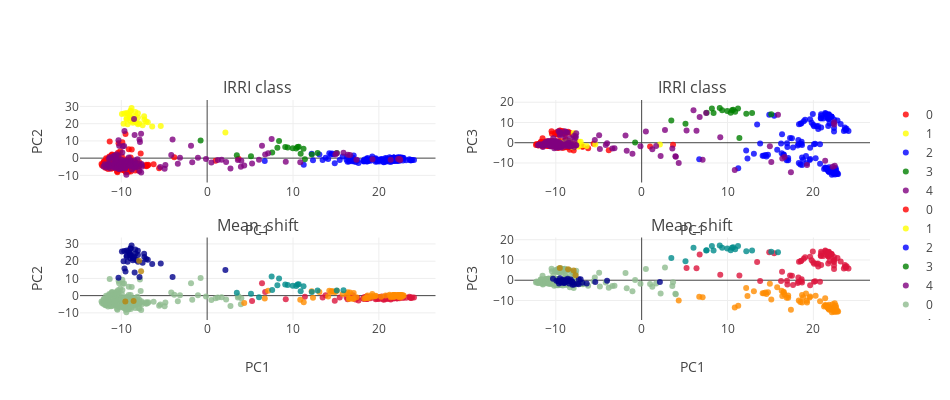

This figure's notebook cell:
### Markdown cell above
### B. Global variation

#### i. PCA

Perform PCA across data set.

Perform Mean shift clustering to attempt to extract genetically coherent groups of accessions.

These can later be used for supervised analysis.

### Code cell
PCA_color_ref= ['darkseagreen','crimson', 'darkorange', 'darkblue', 'darkcyan',
            'darkgoldenrod', 'darkgray', 'darkgrey', 'darkgreen',
            'darkkhaki', 'darkmagenta', 'darkolivegreen', 'darkorange',
            'darkorchid', 'darkred', 'darksalmon', 'darkseagreen',
            'darkslateblue', 'darkslategray', 'darkslategrey',
            'darkturquoise', 'darkviolet', 'deeppink']

## Perform PCA
n_comp= 5
pca = PCA(n_components=n_comp, whiten=False,svd_solver='randomized')

feats= pca.fit_transform(gen_sample)

## perform MeanShift clustering.
bandwidth = estimate_bandwidth(feats, quantile=0.15)

ms = MeanShift(bandwidth=bandwidth, bin_seeding=False, cluster_all=True, min_bin_freq=15)
ms.fit(feats)
labels1 = ms.labels_
label_select = {y:[x for x in range(len(labels1)) if labels1[x] == y] for y in sorted(list(set(labels1)))}

###
from structure_tools.Tutorial_subplots import plot_global_classes


plot_global_classes(feats,
                    code_lib,
                    label_select,
                    color_groups,
                    PCA_color_ref,
                    title_I= 'IRRI class',
                    title_II= 'Mean_shift',height= 400, width= 950)

### Figure 1 — Plotly figure (JSON) as saved in the notebook; plotly's stock layout.template omitted (floating-point values rounded to 4 significant figures; data arrays with more than 128 entries replaced by an {"elided": "..."} marker saying what was removed)
{"data": [{"marker": {"color": "red", "line": {"width": 0}, "opacity": 0.8, "size": 6, "symbol": "circle"}, "mode": "markers", "name": "0", "type": "scatter", "uid": "27515535-b3cd-4d52-bd7d-4b74995fb271", "x": {"elided": "173 float values"}, "xaxis": "x", "y": {"elided": "173 float values"}, "yaxis": "y"}, {"marker": {"color": "yellow", "line": {"width": 0}, "opacity": 0.8, "size": 6, "symbol": "circle"}, "mode": "markers", "name": "1", "type": "scatter", "uid": "7042bb62-6359-4b54-9547-1e032e4fca66", "x": [-9.735, -9.219, -9.381, -9.372, -9.373, -8.926, -7.344, -8.805, -8.056, -8.373, -8.909, -6.91, -8.896, -7.927, -9.928, -7.11, -8.06, -8.333, -9.653, -7.321, -9.265, -8.258, -8.689, -9.059, -8.947, -8.648, -9.0, -6.401, -8.615, 2.126, -5.405, -7.518, -8.929, -8.069], "xaxis": "x", "y": [19.95, 25.78, 22.62, 26.23, 23.22, 21.75, 24.27, 29.18, 19.61, 26.76, 27.15, 20.78, 23.29, 20.27, 25.59, 21.21, 23.56, 24.51, 25.84, 22.46, 19.61, 20.68, 22.24, 25.11, 24.51, 20.55, 23.74, 18.43, 21.57, 14.84, 18.71, 19.15, 27.5, 26.12], "yaxis": "y"}, {"marker": {"color": "blue", "line": {"width": 0}, "opacity": 0.8, "size": 6, "symbol": "circle"}, "mode": "markers", "name": "2", "type": "scatter", "uid": "9f12d288-8754-4dc4-9217-c62c28458ce7", "x": {"elided": "129 float values"}, "xaxis": "x", "y": {"elided": "129 float values"}, "yaxis": "y"}, {"marker": {"color": "green", "line": {"width": 0}, "opacity": 0.8, "size": 6, "symbol": "circle"}, "mode": "markers", "name": "3", "type": "scatter", "uid": "6adbcfd5-cf99-47a2-ab98-f85789d6da0b", "x": [7.574, 10.37, 15.1, 9.094, 12.19, 8.18, 10.53, 9.378, 11.22, 9.967, 8.375, 11.38, 12.86, 5.105, 3.456, 10.66, 10.89, -0.763], "xaxis": "x", "y": [3.275, 5.594, 2.989, 6.461, 2.109, 6.029, 6.436, 6.241, 5.4, 5.743, 9.947, -0.6671, 2.937, 1.144, 1.717, 6.544, 2.554, 10.24], "yaxis": "y"}, {"marker": {"color": "purple", "line": {"width": 0}, "opacity": 0.8, "size": 6, "symbol": "circle"}, "mode": "markers", "name": "4", "type": "scatter", "uid": "d948d18c-d770-4463-9cbd-61b2628d2d53", "x": {"elided": "146 float values"}, "xaxis": "x", "y": {"elided": "146 float values"}, "yaxis": "y"}, {"marker": {"color": "red", "line": {"width": 0}, "opacity": 0.8, "size": 6, "symbol": "circle"}, "mode": "markers", "name": "0", "type": "scatter", "uid": "73ede07f-e214-4a42-befb-c3c44d27c66f", "x": {"elided": "173 float values"}, "xaxis": "x2", "y": {"elided": "173 float values"}, "yaxis": "y2"}, {"marker": {"color": "yellow", "line": {"width": 0}, "opacity": 0.8, "size": 6, "symbol": "circle"}, "mode": "markers", "name": "1", "type": "scatter", "uid": "e3f6d962-07a7-4338-aa0a-0861e6419fff", "x": [-9.735, -9.219, -9.381, -9.372, -9.373, -8.926, -7.344, -8.805, -8.056, -8.373, -8.909, -6.91, -8.896, -7.927, -9.928, -7.11, -8.06, -8.333, -9.653, -7.321, -9.265, -8.258, -8.689, -9.059, -8.947, -8.648, -9.0, -6.401, -8.615, 2.126, -5.405, -7.518, -8.929, -8.069], "xaxis": "x2", "y": [-0.491, -0.02403, -0.9955, -0.07543, -1.091, -0.4231, -1.991, -0.5544, -2.187, -0.4483, 0.2549, -1.213, -1.034, 4.743, -0.2919, 0.4304, -0.7974, -0.2991, -0.464, 0.5112, -0.07063, 0.3664, -0.2677, -1.341, -0.4002, -0.1549, -1.235, -1.634, 0.6931, -0.9227, -0.8917, -1.78, -0.5202, -1.012], "yaxis": "y2"}, {"marker": {"color": "blue", "line": {"width": 0}, "opacity": 0.8, "size": 6, "symbol": "circle"}, "mode": "markers", "name": "2", "type": "scatter", "uid": "876cd226-d927-4d85-a053-6a80996b64ac", "x": {"elided": "129 float values"}, "xaxis": "x2", "y": {"elided": "129 float values"}, "yaxis": "y2"}, {"marker": {"color": "green", "line": {"width": 0}, "opacity": 0.8, "size": 6, "symbol": "circle"}, "mode": "markers", "name": "3", "type": "scatter", "uid": "0df547cd-5aed-45cd-ac91-f470e074f4a9", "x": [7.574, 10.37, 15.1, 9.094, 12.19, 8.18, 10.53, 9.378, 11.22, 9.967, 8.375, 11.38, 12.86, 5.105, 3.456, 10.66, 10.89, -0.763], "xaxis": "x2", "y": [14.74, 14.75, 14.05, 17.21, 14.31, 16.86, 16.04, 16.05, 16.87, 15.62, 14.65, 2.354, 14.63, 9.386, 11.02, 16.23, 15.28, 0.1081], "yaxis": "y2"}, {"marker": {"color": "purple", "line": {"width": 0}, "opacity": 0.8, "size": 6, "symbol": "circle"}, "mode": "markers", "name": "4", "type": "scatter", "uid": "3ff84557-9eff-4509-8e27-9dfe0907fb91", "x": {"elided": "146 float values"}, "xaxis": "x2", "y": {"elided": "146 float values"}, "yaxis": "y2"}, {"marker": {"color": "darkseagreen", "line": {"width": 0}, "opacity": 0.8, "size": 6, "symbol": "circle"}, "mode": "markers", "name": "0", "type": "scatter", "uid": "a811e4f9-f8e7-4013-b7b8-415b3616a5f4", "x": {"elided": "289 float values"}, "xaxis": "x3", "y": {"elided": "289 float values"}, "yaxis": "y3"}, {"marker": {"color": "crimson", "line": {"width": 0}, "opacity": 0.8, "size": 6, "symbol": "circle"}, "mode": "markers", "name": "1", "type": "scatter", "uid": "9fd42c47-4a72-4227-b4f8-d5150085d99c", "x": [21.7, 16.24, 19.94, 5.231, 13.45, 6.756, 21.73, 20.77, 22.1, 14.86, 15.44, 22.42, 21.89, 21.16, 20.22, 21.83, 21.7, 16.93, 21.79, 20.9, 22.12, 18.17, 23.18, 22.81, 22.31, 22.43, 18.58, 21.43, 21.39, 19.61, 19.04, 18.33, 21.49, 20.08, 21.77, 21.87, 20.89, 6.389, 17.63, 17.28, 16.35, 13.8, 18.6, 18.29, 21.4, 20.07, 18.63, 20.37, 9.156, 20.94, 19.99, 22.41, 11.38, 17.5, 22.11, 21.8, 18.88, 20.54, 22.41, 20.91, 19.62, 16.97, 23.79, 18.52, 19.8, 18.68, 23.7, 20.56, 18.26, 23.67, 23.56, 20.86, 21.73, 23.87, 24.09, 22.42], "xaxis": "x3", "y": [-1.576, -0.9126, -1.519, -3.178, -1.085, 2.099, -1.117, -2.116, -1.515, -2.897, -1.039, -0.8561, -0.4924, -1.912, -1.08, -1.35, -1.21, -1.279, -1.532, -1.574, -1.287, -1.55, -1.266, -1.332, -1.386, -0.4773, -0.5486, -1.415, -2.186, -1.293, -1.567, -0.7791, -1.639, -0.8793, -1.213, -0.7488, -1.088, 7.191, -2.792, -2.193, -2.031, 0.2173, -0.6054, -1.732, -0.886, -1.931, -1.956, -0.4269, -2.145, -1.56, -0.963, -0.5282, -0.6671, -1.413, -1.667, -1.511, -1.296, -2.108, -0.9593, -0.1859, -2.159, 0.2258, -1.2, -1.799, -1.955, -1.834, -1.226, -2.346, -1.987, -1.221, -0.6546, -0.8569, -0.897, -1.022, -1.049, -1.445], "yaxis": "y3"}, {"marker": {"color": "darkorange", "line": {"width": 0}, "opacity": 0.8, "size": 6, "symbol": "circle"}, "mode": "markers", "name": "2", "type": "scatter", "uid": "fc4b28f6-7241-4bd8-b796-ed92f4f2aa21", "x": [22.88, 22.27, 19.14, 19.26, 21.91, 16.64, 10.85, 17.39, 16.38, 21.75, 14.09, 21.75, 22.32, 21.44, 21.69, 21.25, 7.1, 22.01, 22.76, 21.77, 4.317, 12.33, 11.25, 22.51, 19.23, 17.07, 22.57, 21.74, 16.31, 22.24, 20.78, 22.35, 22.49, 22.65, 15.1, 20.27, 21.38, 21.46, 14.54, 14.23, 15.79, 19.56, 21.83, 21.75, 13.07, 21.37, 22.21, 14.93, 22.24, 21.71, 22.49, 22.52, 18.69, 16.56, 18.31, 16.89, 18.48, 17.07, 14.43, 22.48, 16.52, 12.17, 21.85, 6.708, 22.15, 18.81, 19.63, 22.78, 14.71, 18.68, 21.72, 22.59], "xaxis": "x3", "y": [0.04231, 0.2403, -0.1713, -0.661, 0.06862, 1.834, -2.443, -0.8666, 1.917, 0.2589, -0.5677, 0.1981, 0.3621, -0.3094, -0.1118, 0.4462, 2.838, 0.2319, -0.4005, 0.2473, -4.225, -1.205, -3.821, -0.2784, 0.9341, 1.481, 0.3438, 0.2443, 0.8641, -0.5353, 0.1136, 0.4242, -1.104, 0.2424, 2.854, -0.5989, -0.9699, -0.009833, 2.638, 2.906, 0.9298, -0.3889, -0.4749, 0.2376, 2.14, -0.01002, -0.4228, 2.146, -0.4458, 0.3143, 0.1661, 0.1558, -1.243, -1.583, -1.68, -1.832, -1.299, -1.868, 2.111, -0.3959, -1.991, 2.554, 0.04649, -1.613, 0.3089, -1.416, -0.1032, 0.2008, 2.187, 0.04386, -0.7898, -0.3769], "yaxis": "y3"}, {"marker": {"color": "darkblue", "line": {"width": 0}, "opacity": 0.8, "size": 6, "symbol": "circle"}, "mode": "markers", "name": "3", "type": "scatter", "uid": "37666ce5-f641-4afa-984f-caa6db4f2fd3", "x": [-9.509, -9.735, -10.33, -9.629, -9.219, -9.381, -9.372, -9.373, -8.515, -8.926, -7.344, -8.448, -8.805, -8.056, -8.373, -8.909, -6.91, -8.896, -9.928, -7.11, -8.06, -8.333, -9.653, -7.321, -9.265, -8.258, -4.027, -8.689, -9.059, -8.947, -8.648, -9.0, -6.401, -8.615, 2.126, -5.405, -7.518, -7.88, -8.929, -8.069], "xaxis": "x3", "y": [13.96, 19.95, 10.37, 15.71, 25.78, 22.62, 26.23, 23.22, 22.69, 21.75, 24.27, 13.41, 29.18, 19.61, 26.76, 27.15, 20.78, 23.29, 25.59, 21.21, 23.56, 24.51, 25.84, 22.46, 19.61, 20.68, 10.76, 22.24, 25.11, 24.51, 20.55, 23.74, 18.43, 21.57, 14.84, 18.71, 19.15, 10.87, 27.5, 26.12], "yaxis": "y3"}, {"marker": {"color": "darkcyan", "line": {"width": 0}, "opacity": 0.8, "size": 6, "symbol": "circle"}, "mode": "markers", "name": "4", "type": "scatter", "uid": "f6880586-f3fd-4a22-96b3-c59b10d9ef86", "x": [6.038, 7.574, 10.37, 15.88, 15.1, 9.094, 12.19, 8.18, 10.53, 9.378, 11.22, 7.512, 9.967, 8.375, 12.86, 5.105, 3.456, 10.66, 10.89], "xaxis": "x3", "y": [-0.9574, 3.275, 5.594, 3.195, 2.989, 6.461, 2.109, 6.029, 6.436, 6.241, 5.4, 11.07, 5.743, 9.947, 2.937, 1.144, 1.717, 6.544, 2.554], "yaxis": "y3"}, {"marker": {"color": "darkgoldenrod", "line": {"width": 0}, "opacity": 0.8, "size": 6, "symbol": "circle"}, "mode": "markers", "name": "5", "type": "scatter", "uid": "442e4898-fd39-4d57-b049-6450665807d0", "x": [-9.53, -7.696, -7.927, -8.566], "xaxis": "x3", "y": [-3.335, 14.14, 20.27, -3.18], "yaxis": "y3"}, {"marker": {"color": "darkseagreen", "line": {"width": 0}, "opacity": 0.8, "size": 6, "symbol": "circle"}, "mode": "markers", "name": "0", "type": "scatter", "uid": "3d7da14d-fcdf-4a01-8b10-ae12a9d2e046", "x": {"elided": "289 float values"}, "xaxis": "x4", "y": {"elided": "289 float values"}, "yaxis": "y4"}, {"marker": {"color": "crimson", "line": {"width": 0}, "opacity": 0.8, "size": 6, "symbol": "circle"}, "mode": "markers", "name": "1", "type": "scatter", "uid": "cd998521-8edc-4845-a1ee-e20eb05989d1", "x": [21.7, 16.24, 19.94, 5.231, 13.45, 6.756, 21.73, 20.77, 22.1, 14.86, 15.44, 22.42, 21.89, 21.16, 20.22, 21.83, 21.7, 16.93, 21.79, 20.9, 22.12, 18.17, 23.18, 22.81, 22.31, 22.43, 18.58, 21.43, 21.39, 19.61, 19.04, 18.33, 21.49, 20.08, 21.77, 21.87, 20.89, 6.389, 17.63, 17.28, 16.35, 13.8, 18.6, 18.29, 21.4, 20.07, 18.63, 20.37, 9.156, 20.94, 19.99, 22.41, 11.38, 17.5, 22.11, 21.8, 18.88, 20.54, 22.41, 20.91, 19.62, 16.97, 23.79, 18.52, 19.8, 18.68, 23.7, 20.56, 18.26, 23.67, 23.56, 20.86, 21.73, 23.87, 24.09, 22.42], "xaxis": "x4", "y": [13.83, -0.3994, 14.19, 6.028, 9.056, 12.65, 11.89, -0.8048, 13.0, 13.87, 13.27, 10.12, 9.45, 12.0, -0.5015, 12.92, 12.64, -0.2503, 13.85, 14.08, 12.77, -1.336, 9.27, 10.98, 9.643, 8.948, -0.4817, 14.29, 14.64, 11.55, 11.29, 9.155, 13.84, 8.078, 11.75, 12.05, 11.93, 5.964, -2.399, 2.277, 4.226, -0.3414, 9.593, -0.7438, 12.88, -0.7314, 0.489, 8.102, 2.733, 13.33, 8.827, 5.49, 2.354, 2.179, 12.88, 14.12, 10.59, 8.297, 7.274, 7.567, -2.487, -2.088, 6.198, 9.425, 9.803, -1.077, 6.694, 6.803, 1.378, 7.501, 5.8, 12.25, 8.318, 6.903, 5.821, 11.46], "yaxis": "y4"}, {"marker": {"color": "darkorange", "line": {"width": 0}, "opacity": 0.8, "size": 6, "symbol": "circle"}, "mode": "markers", "name": "2", "type": "scatter", "uid": "6eae770a-918f-4747-9603-3f413f9cd5e3", "x": [22.88, 22.27, 19.14, 19.26, 21.91, 16.64, 10.85, 17.39, 16.38, 21.75, 14.09, 21.75, 22.32, 21.44, 21.69, 21.25, 7.1, 22.01, 22.76, 21.77, 4.317, 12.33, 11.25, 22.51, 19.23, 17.07, 22.57, 21.74, 16.31, 22.24, 20.78, 22.35, 22.49, 22.65, 15.1, 20.27, 21.38, 21.46, 14.54, 14.23, 15.79, 19.56, 21.83, 21.75, 13.07, 21.37, 22.21, 14.93, 22.24, 21.71, 22.49, 22.52, 18.69, 16.56, 18.31, 16.89, 18.48, 17.07, 14.43, 22.48, 16.52, 12.17, 21.85, 6.708, 22.15, 18.81, 19.63, 22.78, 14.71, 18.68, 21.72, 22.59], "xaxis": "x4", "y": [-15.47, -13.95, -6.573, -11.0, -13.94, -7.085, -13.43, -14.56, -7.734, -13.61, -6.486, -13.92, -15.32, -12.72, -12.91, -13.0, -8.365, -14.11, -14.85, -14.08, -9.987, -7.848, -12.64, -14.64, -10.13, -7.585, -15.03, -13.67, -5.182, -14.07, -10.34, -14.67, -11.43, -13.45, -9.549, -7.665, -8.847, -12.54, -6.81, -6.474, -3.427, -8.517, -12.13, -13.81, -5.424, -12.28, -13.73, -1.719, -11.93, -12.87, -15.06, -15.72, -10.99, -5.848, -10.03, -8.618, -10.79, -8.603, -6.122, -13.0, -5.938, -3.882, -14.57, -8.156, -15.76, -8.397, -8.096, -15.42, -5.907, -7.349, -13.34, -12.44], "yaxis": "y4"}, {"marker": {"color": "darkblue", "line": {"width": 0}, "opacity": 0.8, "size": 6, "symbol": "circle"}, "mode": "markers", "name": "3", "type": "scatter", "uid": "a59ccead-145b-4402-9cbc-0e0e0cbef6ba", "x": [-9.509, -9.735, -10.33, -9.629, -9.219, -9.381, -9.372, -9.373, -8.515, -8.926, -7.344, -8.448, -8.805, -8.056, -8.373, -8.909, -6.91, -8.896, -9.928, -7.11, -8.06, -8.333, -9.653, -7.321, -9.265, -8.258, -4.027, -8.689, -9.059, -8.947, -8.648, -9.0, -6.401, -8.615, 2.126, -5.405, -7.518, -7.88, -8.929, -8.069], "xaxis": "x4", "y": [0.9511, -0.491, 0.765, -1.644, -0.02403, -0.9955, -0.07543, -1.091, -0.1207, -0.4231, -1.991, -1.559, -0.5544, -2.187, -0.4483, 0.2549, -1.213, -1.034, -0.2919, 0.4304, -0.7974, -0.2991, -0.464, 0.5112, -0.07063, 0.3664, -0.207, -0.2677, -1.341, -0.4002, -0.1549, -1.235, -1.634, 0.6931, -0.9227, -0.8917, -1.78, -2.129, -0.5202, -1.012], "yaxis": "y4"}, {"marker": {"color": "darkcyan", "line": {"width": 0}, "opacity": 0.8, "size": 6, "symbol": "circle"}, "mode": "markers", "name": "4", "type": "scatter", "uid": "c908b62b-b52a-4e0c-81ce-6db2320b9f1d", "x": [6.038, 7.574, 10.37, 15.88, 15.1, 9.094, 12.19, 8.18, 10.53, 9.378, 11.22, 7.512, 9.967, 8.375, 12.86, 5.105, 3.456, 10.66, 10.89], "xaxis": "x4", "y": [15.99, 14.74, 14.75, 13.82, 14.05, 17.21, 14.31, 16.86, 16.04, 16.05, 16.87, 14.71, 15.62, 14.65, 14.63, 9.386, 11.02, 16.23, 15.28], "yaxis": "y4"}, {"marker": {"color": "darkgoldenrod", "line": {"width": 0}, "opacity": 0.8, "size": 6, "symbol": "circle"}, "mode": "markers", "name": "5", "type": "scatter", "uid": "ccb7c076-a8f5-42bd-8d0e-8789f34befe6", "x": [-9.53, -7.696, -7.927, -8.566], "xaxis": "x4", "y": [6.088, 2.393, 4.743, 5.425], "yaxis": "y4"}], "layout": {"annotations": [{"font": {"size": 16}, "showarrow": false, "text": "IRRI class", "x": 0.225, "xanchor": "center", "xref": "paper", "y": 1, "yanchor": "bottom", "yref": "paper"}, {"font": {"size": 16}, "showarrow": false, "text": "IRRI class", "x": 0.775, "xanchor": "center", "xref": "paper", "y": 1, "yanchor": "bottom", "yref": "paper"}, {"font": {"size": 16}, "showarrow": false, "text": "Mean_shift", "x": 0.225, "xanchor": "center", "xref": "paper", "y": 0.375, "yanchor": "bottom", "yref": "paper"}, {"font": {"size": 16}, "showarrow": false, "text": "Mean_shift", "x": 0.775, "xanchor": "center", "xref": "paper", "y": 0.375, "yanchor": "bottom", "yref": "paper"}], "height": 400, "width": 950, "xaxis": {"anchor": "y", "domain": [0, 0.45], "title": "PC1"}, "xaxis2": {"anchor": "y2", "domain": [0.55, 1], "title": "PC1"}, "xaxis3": {"anchor": "y3", "domain": [0, 0.45], "title": "PC1"}, "xaxis4": {"anchor": "y4", "domain": [0.55, 1], "title": "PC1"}, "yaxis": {"anchor": "x", "domain": [0.625, 1], "title": "PC2"}, "yaxis2": {"anchor": "x2", "domain": [0.625, 1], "title": "PC3"}, "yaxis3": {"anchor": "x3", "domain": [0, 0.375], "title": "PC2"}, "yaxis4": {"anchor": "x4", "domain": [0, 0.375], "title": "PC3"}}}
